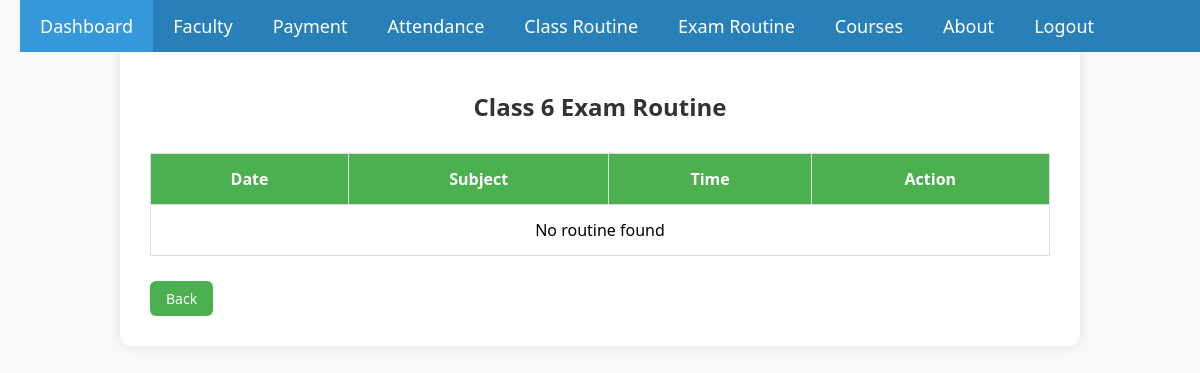
The page /c6.php on the database as committed earlier.
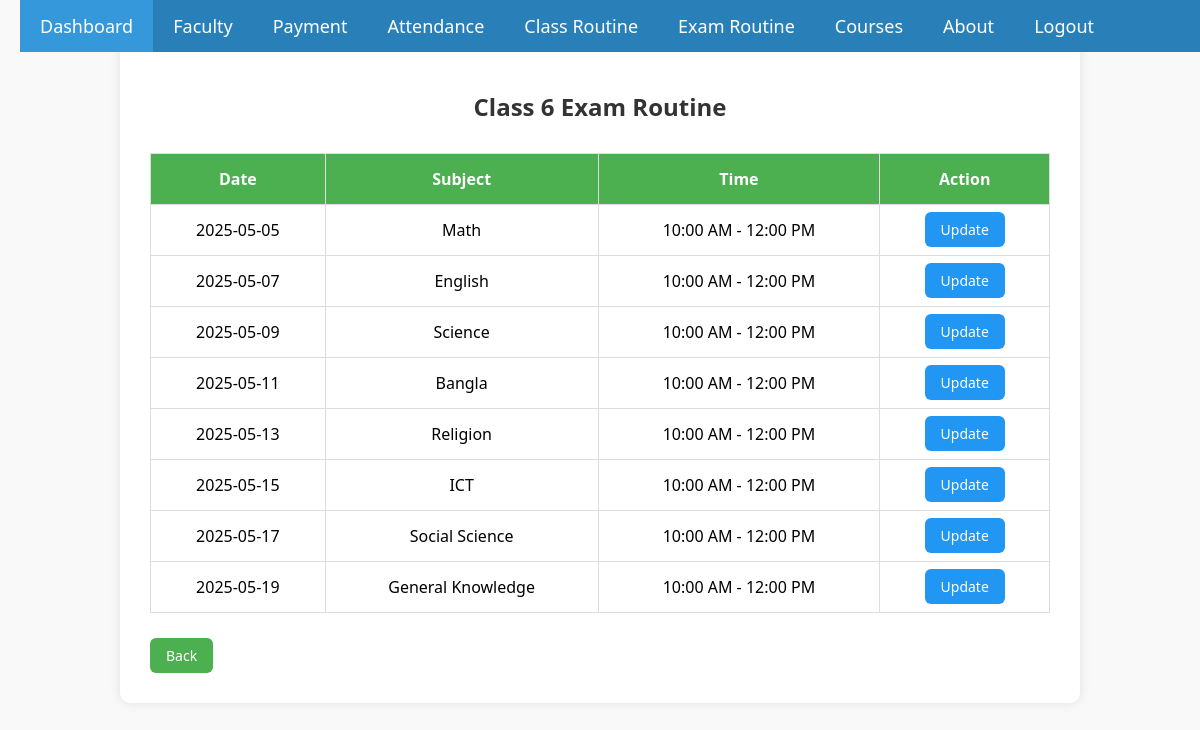
The same page on the database as committed later.
### tables this page shows
CREATE TABLE `class6_routine` (
  `id` int(11) NOT NULL,
  `exam_date` date NOT NULL,
  `subject` varchar(100) NOT NULL,
  `exam_time` varchar(50) NOT NULL
);

### c6.php (the view, shortened to what this page needs)
<?php include 'header.php'; ?>
<?php
$conn = new mysqli("localhost", "root", "", "student_db");
$sql = "SELECT id, exam_date, subject, exam_time FROM class6_routine ORDER BY exam_date ASC";
$result = $conn->query($sql);
?>
<!DOCTYPE html>
<html>
<head>
</head>
<body>
<div class="container">
    <h2>Class 6 Exam Routine</h2>
    <table>
        <tr>
            <th>Date</th>
            <th>Subject</th>
            <th>Time</th>
            <th>Action</th>
        </tr>
        <?php if ($result->num_rows > 0): ?>
            <?php while ($row = $result->fetch_assoc()): ?>
                <tr>
                    <td><?= $row['exam_date'] ?></td>
                    <td><?= $row['subject'] ?></td>
                    <td><?= $row['exam_time'] ?></td>
                    <td>
                        <a class="btn btn-update" href="update_routine.php?id=<?= $row['id'] ?>&class=6">Update</a>
                    </td>
                </tr>
            <?php endwhile; ?>
        <?php else: ?>
            <tr><td colspan="4">No routine found</td></tr>
        <?php endif; ?>
    </table>
    <a href="exam.php" class="btn btn-back">Back </a>
</div>
</body>
</html>

### header.php (shortened to what this page needs)
<div class="navbar">
    <a href="dash.php" class="active">Dashboard</a>
    <a href="faculty.php">Faculty</a>
    <a href="payment.php">Payment</a>
    <a href="attendance.php">Attendance</a>
    <a href="class_routine.php">Class Routine</a>
    <a href="exam.php">Exam Routine</a>
    <a href="course.php">Courses</a>
    <a href="about.php">About</a>
    <a href="logout.php">Logout</a>
</div>

### header.php (style rules this page uses)
.navbar { background-color: #2980b9; overflow: hidden; position: fixed; width: 100%; top: 0; z-index: 1000; }
.navbar a { float: left; display: block; color: white; text-align: center; padding: 14px 20px; text-decoration: none; font-size: 18px; }
.navbar a.active { background-color: #3498db; }
body { padding-top: 60px; }

### c6.php (style rules this page uses)
body { font-family: 'Segoe UI', sans-serif; margin: 0; padding: 40px 20px; background-color: #f9f9f9; }
.container { max-width: 900px; margin: auto; background: #fff; padding: 30px; border-radius: 10px; box-shadow: 0 0 12px rgba(0,0,0,0.1); }
h2 { text-align: center; margin-bottom: 30px; color: #333; }
table { width: 100%; border-collapse: collapse; text-align: center; }
table, th, td { border: 1px solid #ddd; }
th { background-color: #4CAF50; color: white; }
th, td { padding: 14px; }
.btn { text-decoration: none; padding: 8px 16px; color: #fff; border-radius: 6px; font-size: 14px; }
.btn-update { background-color: #2196F3; }
.btn-back { background-color: #4CAF50; display: inline-block; margin-top: 25px; }

Rows that differ between the two databases and show on the page:
added class6_routine: exam_date "2025-05-05", subject "Math", exam_time "10:00 AM - 12:00 PM"
added class6_routine: exam_date "2025-05-07", subject "English", exam_time "10:00 AM - 12:00 PM"
added class6_routine: exam_date "2025-05-09", subject "Science", exam_time "10:00 AM - 12:00 PM"
added class6_routine: exam_date "2025-05-11", subject "Bangla", exam_time "10:00 AM - 12:00 PM"
added class6_routine: exam_date "2025-05-13", subject "Religion", exam_time "10:00 AM - 12:00 PM"
added class6_routine: exam_date "2025-05-15", subject "ICT", exam_time "10:00 AM - 12:00 PM"
added class6_routine: exam_date "2025-05-17", subject "Social Science", exam_time "10:00 AM - 12:00 PM"
added class6_routine: exam_date "2025-05-19", subject "General Knowledge", exam_time "10:00 AM - 12:00 PM"
Other text that changed with them:
text no longer shown: "No routine found"
